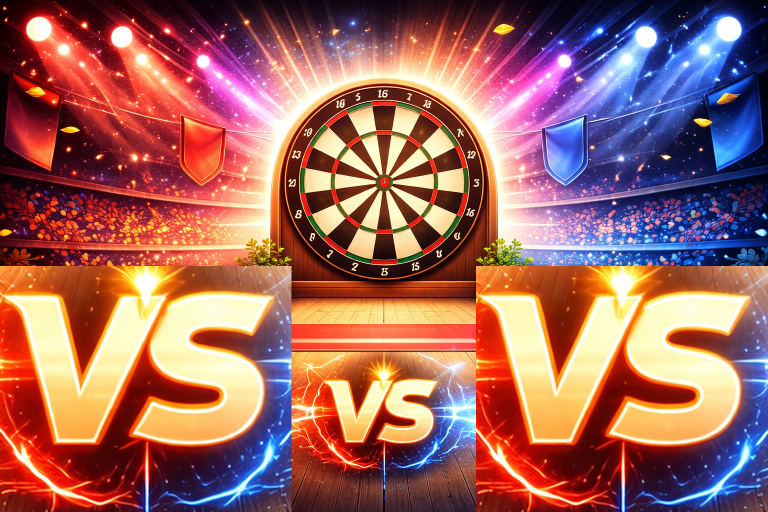
#> input picture assets/images/11.png, 1536 x 1024 px, found by its file name (shown at 1/2 size)
$ python remove_tables_11.py
#> lines starting #> are read from the running program, lines starting #| are printed output that depends on the picture
#!/usr/bin/env python3
"""Remove the two foreground tables from 11.png by filling with floor texture."""
from PIL import Image

import os
downloads_path = os.path.expanduser("~/Downloads/11.png")
assets_path = "/Users/gagsingh/Desktop/workspace/my-space/bulls-eye/assets/images/11.png"

img = Image.open(downloads_path).convert("RGB")
#> img is the input picture: PIL image 1536x1024 RGB; mean R, G, B 159.1, 101.3, 96.2
w, h = img.size
#> w = 1536; h = 1024

# Tables are in lower-left and lower-right. Approximate regions (tuned for 1536x1024).
left_box = (0, int(h * 0.52), int(w * 0.38), h)
#> left_box = (0, 532, 583, 1024)
right_box = (int(w * 0.62), int(h * 0.52), w, h)
#> right_box = (952, 532, 1536, 1024)

# Sample floor from center strip (between tables) to use as fill
center_strip = img.crop((int(w * 0.42), int(h * 0.72), int(w * 0.58), int(h * 0.92)))
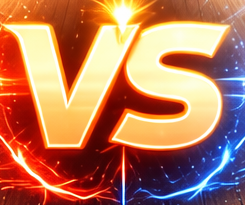
#> center_strip: PIL image 245x205 RGB; mean R, G, B 184.2, 119.5, 91.8
left_fill = center_strip.resize((left_box[2] - left_box[0], left_box[3] - left_box[1]), Image.Resampling.LANCZOS)
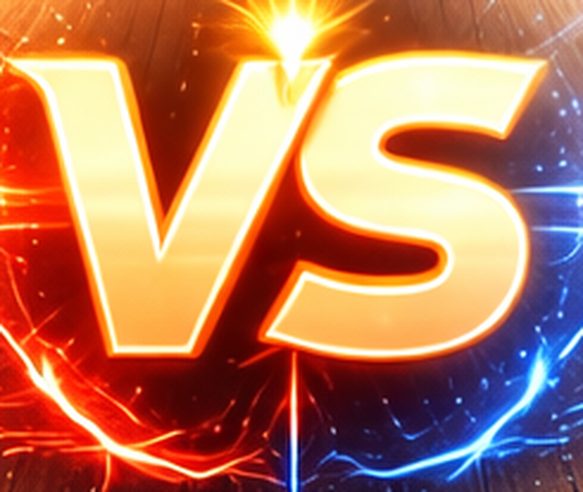
#> left_fill: PIL image 583x492 RGB; mean R, G, B 184.1, 119.5, 91.8
right_fill = center_strip.resize((right_box[2] - right_box[0], right_box[3] - right_box[1]), Image.Resampling.LANCZOS)

img.paste(left_fill, (left_box[0], left_box[1]))
img.paste(right_fill, (right_box[0], right_box[1]))

img.save(downloads_path, "PNG", optimize=True)
print("Saved", downloads_path)
img.save(assets_path, "PNG", optimize=True)
print("Saved", assets_path)

$ run again, with assets/images/bg.png copied over assets/images/11.png
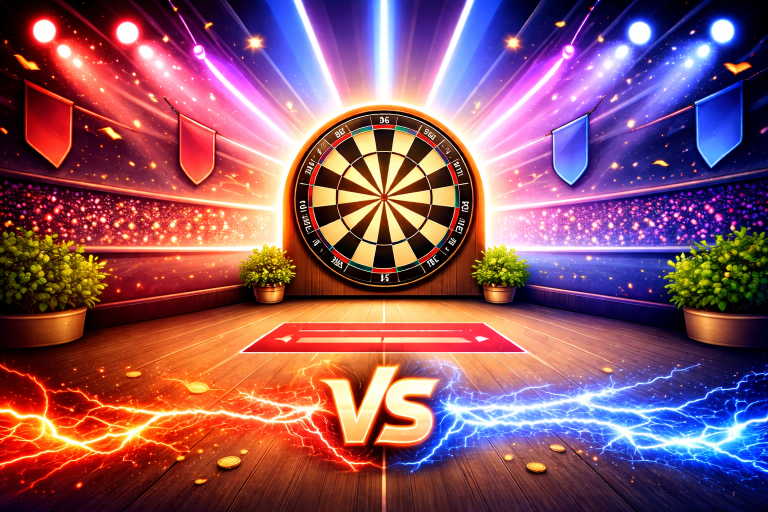
#> input picture assets/images/bg.png, 1536 x 1024 px, found by its file name (shown at 1/2 size)
#> img is the input picture: PIL image 1536x1024 RGB; mean R, G, B 139.5, 83.9, 101.1
#> `left_fill = center_strip.resize((left_box[2] - left_box[0], left_box[3..`:
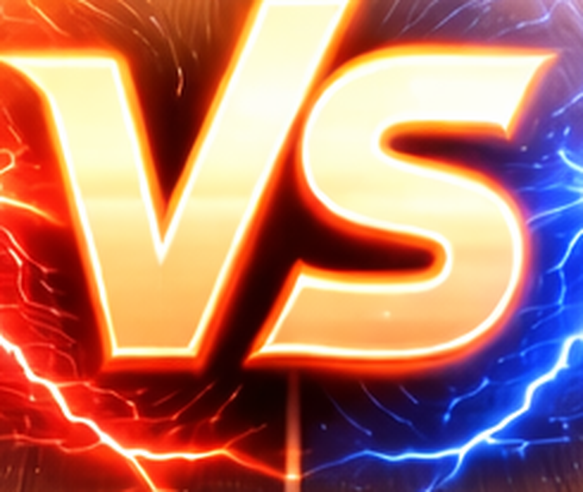
#> left_fill: PIL image 583x492 RGB; mean R, G, B 180.6, 117.1, 105.7
#> `img.paste(right_fill, (right_box[0], right_box[1]))`:
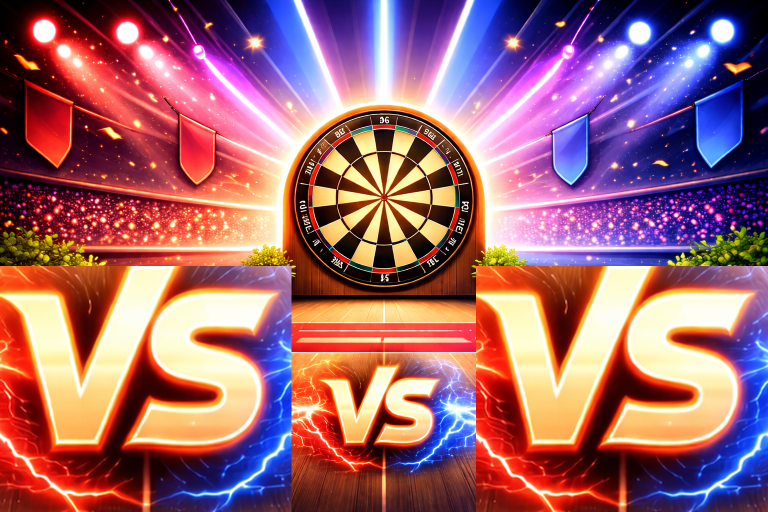
#> img: PIL image 1536x1024 RGB (shown at 1/2 size); mean R, G, B 158.8, 100.3, 112
